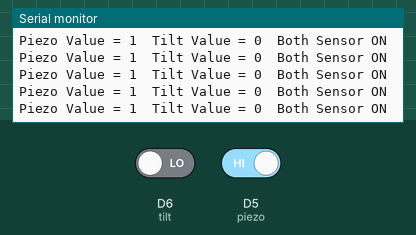
Bench run of a sketch on a simulated ESP8266 (NodeMCU). Parts: the last lines printed to the serial monitor. Inputs (shaded band) come from the test bench; at power-on: D6 (tilt) LOW, D5 (piezo) HIGH.

Above: at 1.2 s.
1.3 s: D6 (tilt) driven HIGH
At 1.37 s:
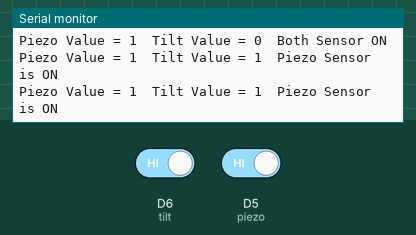
3.2 s: D5 (piezo) driven LOW
At 3.23 s:
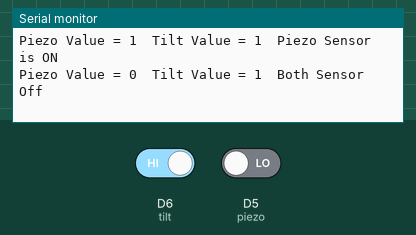
5.1 s: D6 (tilt) driven LOW
At 5.18 s:
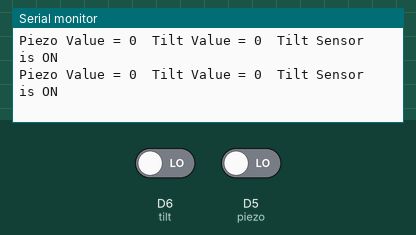
7.0 s: D5 (piezo) driven HIGH
At 7.05 s:
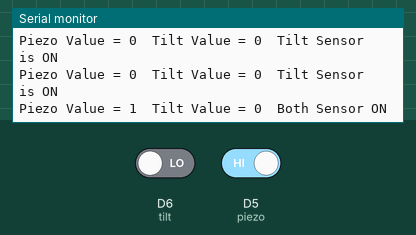
10.0 s: D6 (tilt) driven HIGH
At 10.14 s:
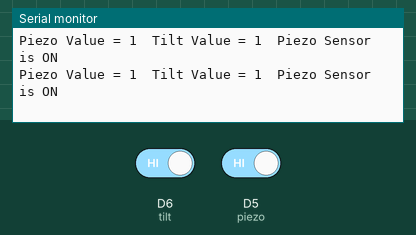
13.0 s: D5 (piezo) driven LOW
At 13.12 s:
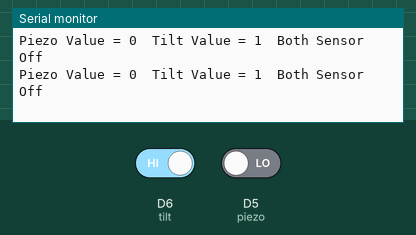

The sketch:

Tilt_Piezo_Sensor_Condition.ino
```cpp
int piezo = D5;
int tilt = D6;
int piezo_val;
int tilt_val;
void setup() {
  pinMode(piezo, INPUT);
  pinMode(tilt, INPUT);
  Serial.begin(9600);

}

void loop() {
  piezo_val = digitalRead(piezo);
  tilt_val = digitalRead(tilt);
  Serial.print("Piezo Value = ");
  Serial.print(piezo_val);
  Serial.print('\t');
  Serial.print("Tilt Value = ");
  Serial.print(tilt_val);
  Serial.print('\t');
  if (tilt_val == 1 and piezo_val == 0){
    Serial.println("Both Sensor Off");
  }
  else if (tilt_val == 0 and piezo_val == 1){
    Serial.println("Both Sensor ON");
  }
  else if (tilt_val == 0 and piezo_val == 0){
    Serial.println("Tilt Sensor is ON");
  }
  else if (tilt_val == 1 and piezo_val == 1){
    Serial.println("Piezo Sensor is ON");
  }


}
```

Measured:
- after the input at 1.3 s, the serial monitor: prints a new line at once (image 1)
- after the input at 3.2 s, the serial monitor: prints a new line at once (image 2)
- after the input at 5.1 s, the serial monitor: prints a new line at once (image 3)
- after the input at 7.0 s, the serial monitor: prints a new line at once (image 4)
- after the input at 10.0 s, the serial monitor: prints a new line at once (image 5)
- after the input at 13.0 s, the serial monitor: prints a new line after 0.05 s (image 6)
